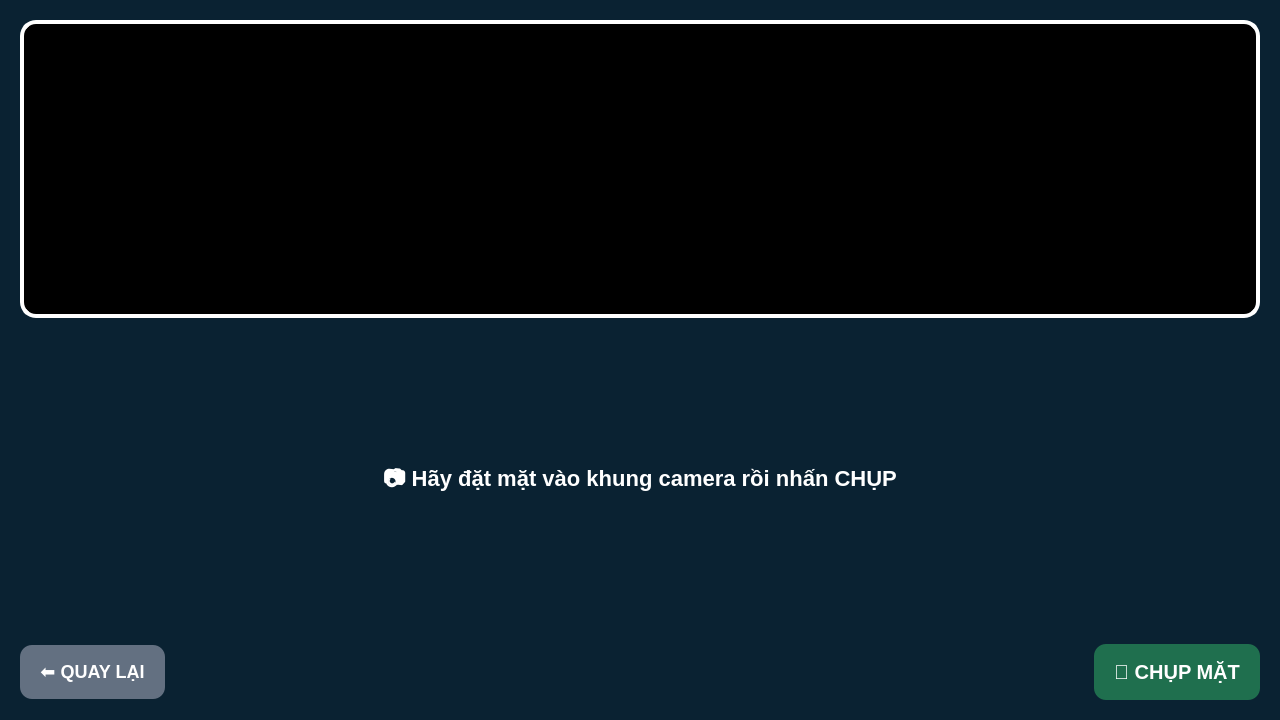
<?xml version="1.0" encoding="UTF-8"?>
<ui version="4.0">
 <class>FaceCaptureDialog</class>
 <widget class="QDialog" name="FaceCaptureDialog">
  <property name="geometry">
   <rect>
    <x>0</x>
    <y>0</y>
    <width>1280</width>
    <height>720</height>
   </rect>
  </property>
  <property name="windowTitle">
   <string>Chụp ảnh khuôn mặt</string>
  </property>
  <property name="styleSheet">
   <string notr="true">background-color: #0a2232;</string>
  </property>
  <layout class="QVBoxLayout" name="main_layout">
   <property name="leftMargin">
    <number>20</number>
   </property>
   <property name="topMargin">
    <number>20</number>
   </property>
   <property name="rightMargin">
    <number>20</number>
   </property>
   <property name="bottomMargin">
    <number>20</number>
   </property>
   <property name="spacing">
    <number>14</number>
   </property>
   <item>
    <widget class="QLabel" name="cam_label">
     <property name="minimumHeight">
      <number>560</number>
     </property>
     <property name="styleSheet">
      <string notr="true">background-color: black; border: 4px solid white; border-radius: 16px;</string>
     </property>
     <property name="alignment">
      <set>Qt::AlignCenter</set>
     </property>
    </widget>
   </item>
   <item>
    <widget class="QLabel" name="status_label">
     <property name="text">
      <string>📷 Hãy đặt mặt vào khung camera rồi nhấn CHỤP</string>
     </property>
     <property name="alignment">
      <set>Qt::AlignCenter</set>
     </property>
     <property name="styleSheet">
      <string notr="true">color: white; font-size: 22px; font-weight: bold;</string>
     </property>
    </widget>
   </item>
   <item>
    <layout class="QHBoxLayout" name="btn_row">
     <item>
      <widget class="QPushButton" name="btn_back">
       <property name="text">
        <string>⬅ QUAY LẠI</string>
       </property>
       <property name="styleSheet">
        <string notr="true">background-color: #637081; color: white; font-weight: bold; padding: 16px 20px; border-radius: 12px; font-size: 18px;</string>
       </property>
      </widget>
     </item>
     <item>
      <spacer name="horizontalSpacer">
       <property name="orientation">
        <enum>Qt::Horizontal</enum>
       </property>
       <property name="sizeHint" stdset="0">
        <size>
         <width>40</width>
         <height>20</height>
        </size>
       </property>
      </spacer>
     </item>
     <item>
      <widget class="QPushButton" name="btn_capture">
       <property name="text">
        <string>📸 CHỤP MẶT</string>
       </property>
       <property name="styleSheet">
        <string notr="true">background-color: #1f6f4e; color: white; font-weight: bold; padding: 16px 20px; border-radius: 12px; font-size: 20px;</string>
       </property>
      </widget>
     </item>
    </layout>
   </item>
  </layout>
 </widget>
 <resources/>
 <connections/>
</ui>
